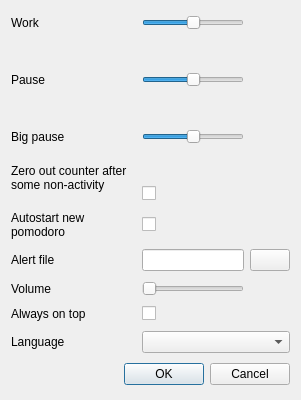
<?xml version="1.0" encoding="UTF-8"?>
<ui version="4.0">
 <class>settings</class>
 <widget class="QDialog" name="settings">
  <property name="geometry">
   <rect>
    <x>0</x>
    <y>0</y>
    <width>301</width>
    <height>400</height>
   </rect>
  </property>
  <property name="windowTitle">
   <string>Settings</string>
  </property>
  <layout class="QGridLayout" name="gridLayout">
   <item row="0" column="0">
    <widget class="QLabel" name="workLabel">
     <property name="text">
      <string>Work</string>
     </property>
    </widget>
   </item>
   <item row="0" column="1">
    <widget class="QSlider" name="work">
     <property name="minimum">
      <number>15</number>
     </property>
     <property name="maximum">
      <number>35</number>
     </property>
     <property name="value">
      <number>25</number>
     </property>
     <property name="orientation">
      <enum>Qt::Horizontal</enum>
     </property>
    </widget>
   </item>
   <item row="1" column="2">
    <widget class="QLabel" name="workText">
     <property name="maximumSize">
      <size>
       <width>16777215</width>
       <height>22</height>
      </size>
     </property>
     <property name="text">
      <string/>
     </property>
     <property name="alignment">
      <set>Qt::AlignRight|Qt::AlignTop|Qt::AlignTrailing</set>
     </property>
    </widget>
   </item>
   <item row="2" column="0">
    <widget class="QLabel" name="pauseLabel">
     <property name="text">
      <string>Pause</string>
     </property>
    </widget>
   </item>
   <item row="2" column="1">
    <widget class="QSlider" name="pause">
     <property name="minimum">
      <number>2</number>
     </property>
     <property name="maximum">
      <number>8</number>
     </property>
     <property name="pageStep">
      <number>2</number>
     </property>
     <property name="value">
      <number>5</number>
     </property>
     <property name="orientation">
      <enum>Qt::Horizontal</enum>
     </property>
    </widget>
   </item>
   <item row="3" column="2">
    <widget class="QLabel" name="pauseText">
     <property name="maximumSize">
      <size>
       <width>16777215</width>
       <height>22</height>
      </size>
     </property>
     <property name="text">
      <string/>
     </property>
     <property name="alignment">
      <set>Qt::AlignRight|Qt::AlignTop|Qt::AlignTrailing</set>
     </property>
    </widget>
   </item>
   <item row="4" column="0">
    <widget class="QLabel" name="bigPauseLabel">
     <property name="text">
      <string>Big pause</string>
     </property>
    </widget>
   </item>
   <item row="4" column="1">
    <widget class="QSlider" name="bigPause">
     <property name="minimum">
      <number>10</number>
     </property>
     <property name="maximum">
      <number>20</number>
     </property>
     <property name="value">
      <number>15</number>
     </property>
     <property name="orientation">
      <enum>Qt::Horizontal</enum>
     </property>
    </widget>
   </item>
   <item row="5" column="0" rowspan="2">
    <widget class="QLabel" name="autoZeroLabel">
     <property name="text">
      <string>Zero out counter after some non-activity</string>
     </property>
     <property name="wordWrap">
      <bool>true</bool>
     </property>
    </widget>
   </item>
   <item row="5" column="2">
    <widget class="QLabel" name="bigPauseText">
     <property name="maximumSize">
      <size>
       <width>16777215</width>
       <height>22</height>
      </size>
     </property>
     <property name="text">
      <string/>
     </property>
     <property name="alignment">
      <set>Qt::AlignRight|Qt::AlignTop|Qt::AlignTrailing</set>
     </property>
    </widget>
   </item>
   <item row="6" column="1">
    <widget class="QCheckBox" name="autoZero">
     <property name="text">
      <string/>
     </property>
    </widget>
   </item>
   <item row="7" column="0">
    <widget class="QLabel" name="autoStartLabel">
     <property name="text">
      <string>Autostart new pomodoro</string>
     </property>
     <property name="wordWrap">
      <bool>true</bool>
     </property>
    </widget>
   </item>
   <item row="7" column="1">
    <widget class="QCheckBox" name="autoStart">
     <property name="text">
      <string/>
     </property>
    </widget>
   </item>
   <item row="8" column="0">
    <widget class="QLabel" name="fileLabel">
     <property name="text">
      <string>Alert file</string>
     </property>
    </widget>
   </item>
   <item row="8" column="1">
    <widget class="QLineEdit" name="file"/>
   </item>
   <item row="8" column="2">
    <widget class="QPushButton" name="fileBtn">
     <property name="text">
      <string/>
     </property>
    </widget>
   </item>
   <item row="9" column="0">
    <widget class="QLabel" name="volumeLabel">
     <property name="text">
      <string>Volume</string>
     </property>
    </widget>
   </item>
   <item row="9" column="1">
    <widget class="QSlider" name="volume">
     <property name="maximum">
      <number>100</number>
     </property>
     <property name="orientation">
      <enum>Qt::Horizontal</enum>
     </property>
    </widget>
   </item>
   <item row="9" column="2">
    <widget class="QLabel" name="volumeText">
     <property name="text">
      <string/>
     </property>
    </widget>
   </item>
   <item row="10" column="0">
    <widget class="QLabel" name="onTopLabel">
     <property name="text">
      <string>Always on top</string>
     </property>
     <property name="wordWrap">
      <bool>true</bool>
     </property>
    </widget>
   </item>
   <item row="10" column="1">
    <widget class="QCheckBox" name="onTop">
     <property name="text">
      <string/>
     </property>
    </widget>
   </item>
   <item row="11" column="0">
    <widget class="QLabel" name="languageLabel">
     <property name="text">
      <string>Language</string>
     </property>
    </widget>
   </item>
   <item row="12" column="0" colspan="3">
    <widget class="QDialogButtonBox" name="buttonBox">
     <property name="orientation">
      <enum>Qt::Horizontal</enum>
     </property>
     <property name="standardButtons">
      <set>QDialogButtonBox::Cancel|QDialogButtonBox::Ok</set>
     </property>
    </widget>
   </item>
   <item row="11" column="1" colspan="2">
    <widget class="QComboBox" name="language"/>
   </item>
  </layout>
 </widget>
 <resources/>
 <connections>
  <connection>
   <sender>buttonBox</sender>
   <signal>accepted()</signal>
   <receiver>settings</receiver>
   <slot>accept()</slot>
   <hints>
    <hint type="sourcelabel">
     <x>248</x>
     <y>254</y>
    </hint>
    <hint type="destinationlabel">
     <x>157</x>
     <y>274</y>
    </hint>
   </hints>
  </connection>
  <connection>
   <sender>buttonBox</sender>
   <signal>rejected()</signal>
   <receiver>settings</receiver>
   <slot>reject()</slot>
   <hints>
    <hint type="sourcelabel">
     <x>316</x>
     <y>260</y>
    </hint>
    <hint type="destinationlabel">
     <x>286</x>
     <y>274</y>
    </hint>
   </hints>
  </connection>
 </connections>
</ui>
